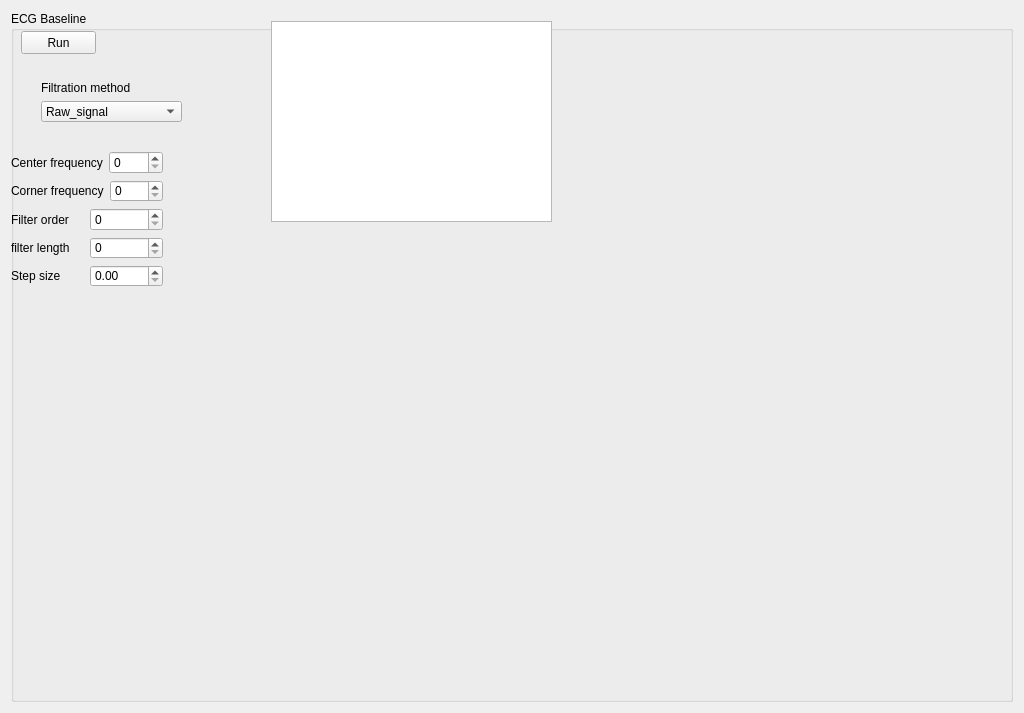
<?xml version="1.0" encoding="UTF-8"?>
<ui version="4.0">
 <class>ECGbaseline_gui</class>
 <widget class="QWidget" name="ECGbaseline_gui">
  <property name="geometry">
   <rect>
    <x>0</x>
    <y>0</y>
    <width>1024</width>
    <height>713</height>
   </rect>
  </property>
  <property name="windowTitle">
   <string>Form</string>
  </property>
  <layout class="QGridLayout" name="gridLayout">
   <item row="0" column="0">
    <widget class="QGroupBox" name="groupBox_ECGbaseline">
     <property name="title">
      <string>ECG Baseline</string>
     </property>
     <widget class="QPushButton" name="pushButton">
      <property name="geometry">
       <rect>
        <x>10</x>
        <y>20</y>
        <width>75</width>
        <height>23</height>
       </rect>
      </property>
      <property name="text">
       <string>Run</string>
      </property>
     </widget>
     <widget class="QWidget" name="layoutWidget">
      <property name="geometry">
       <rect>
        <x>30</x>
        <y>70</y>
        <width>141</width>
        <height>41</height>
       </rect>
      </property>
      <layout class="QVBoxLayout" name="verticalLayout">
       <item>
        <widget class="QLabel" name="label">
         <property name="text">
          <string>Filtration method</string>
         </property>
        </widget>
       </item>
       <item>
        <widget class="QComboBox" name="comboBox_filter">
         <item>
          <property name="text">
           <string>Raw_signal</string>
          </property>
         </item>
         <item>
          <property name="text">
           <string>Moving_average</string>
          </property>
         </item>
         <item>
          <property name="text">
           <string>Butterworth_filter</string>
          </property>
         </item>
         <item>
          <property name="text">
           <string>Chebyshev_filter</string>
          </property>
         </item>
         <item>
          <property name="text">
           <string>Savitzky’_Golay_filter</string>
          </property>
         </item>
         <item>
          <property name="text">
           <string>LSM_algorithm</string>
          </property>
         </item>
        </widget>
       </item>
      </layout>
     </widget>
     <widget class="QPlainTextEdit" name="plainTextEdit">
      <property name="geometry">
       <rect>
        <x>260</x>
        <y>10</y>
        <width>281</width>
        <height>201</height>
       </rect>
      </property>
     </widget>
     <widget class="QWidget" name="layoutWidget">
      <property name="geometry">
       <rect>
        <x>0</x>
        <y>140</y>
        <width>152</width>
        <height>136</height>
       </rect>
      </property>
      <layout class="QVBoxLayout" name="verticalLayout_2">
       <item>
        <layout class="QHBoxLayout" name="loHighFreq">
         <item>
          <widget class="QLabel" name="label_highFreq">
           <property name="text">
            <string>Center frequency</string>
           </property>
          </widget>
         </item>
         <item>
          <widget class="QSpinBox" name="spinBox_highFreq"/>
         </item>
        </layout>
       </item>
       <item>
        <layout class="QHBoxLayout" name="hloLowFreq">
         <item>
          <widget class="QLabel" name="label_lowFreq">
           <property name="text">
            <string>Corner frequency</string>
           </property>
          </widget>
         </item>
         <item>
          <widget class="QSpinBox" name="spinBox_lowFreq"/>
         </item>
        </layout>
       </item>
       <item>
        <layout class="QHBoxLayout" name="loFilterOrder">
         <item>
          <widget class="QLabel" name="label_filOrder">
           <property name="text">
            <string>Filter order</string>
           </property>
          </widget>
         </item>
         <item>
          <widget class="QSpinBox" name="spinBox_filOrder"/>
         </item>
        </layout>
       </item>
       <item>
        <layout class="QHBoxLayout" name="loFilterLength">
         <item>
          <widget class="QLabel" name="label_filLenght">
           <property name="text">
            <string>filter length</string>
           </property>
          </widget>
         </item>
         <item>
          <widget class="QSpinBox" name="spinBox_filLength"/>
         </item>
        </layout>
       </item>
       <item>
        <layout class="QHBoxLayout" name="loStepSize">
         <item>
          <widget class="QLabel" name="label_stepSize">
           <property name="text">
            <string>Step size</string>
           </property>
          </widget>
         </item>
         <item>
          <widget class="QDoubleSpinBox" name="doubleSpinBox_stepSize">
           <property name="singleStep">
            <double>0.100000000000000</double>
           </property>
          </widget>
         </item>
        </layout>
       </item>
      </layout>
     </widget>
     <widget class="QWidget" name="ecgPlot" native="true">
      <property name="geometry">
       <rect>
        <x>160</x>
        <y>220</y>
        <width>780</width>
        <height>310</height>
       </rect>
      </property>
     </widget>
    </widget>
   </item>
  </layout>
 </widget>
 <resources/>
 <connections/>
</ui>
